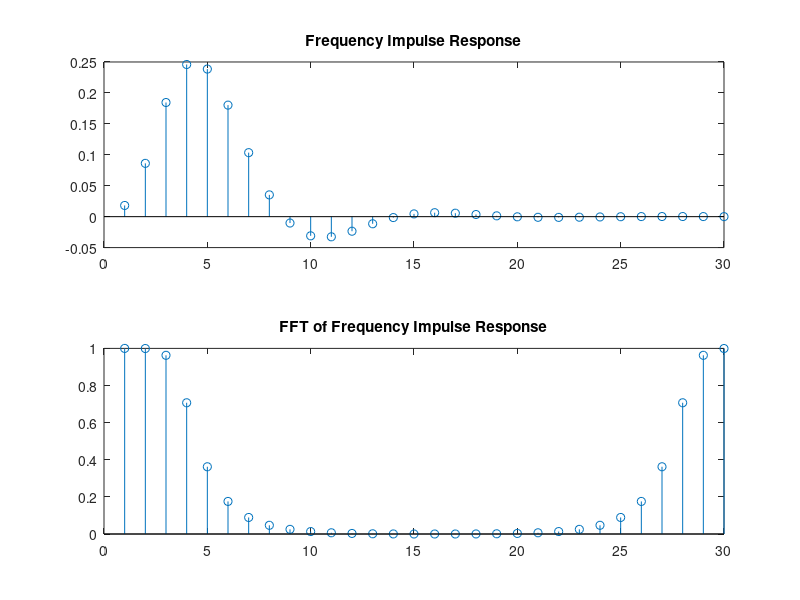
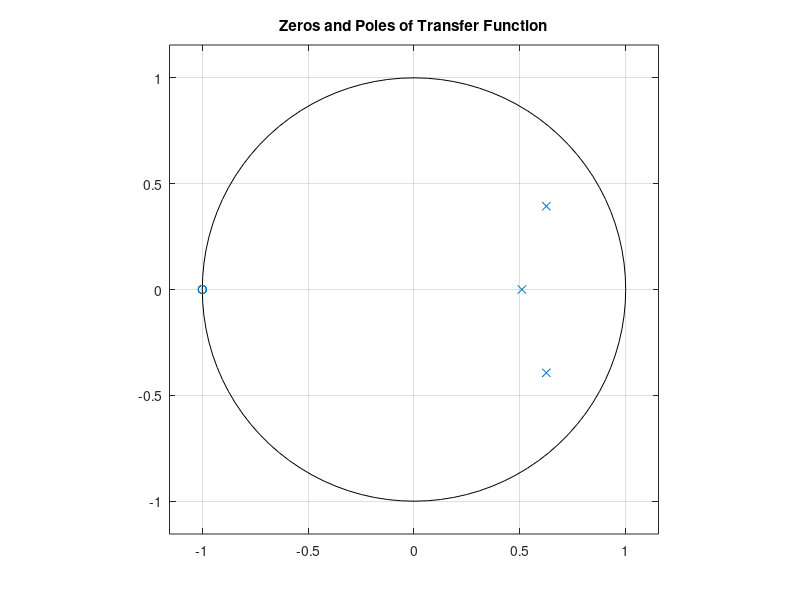
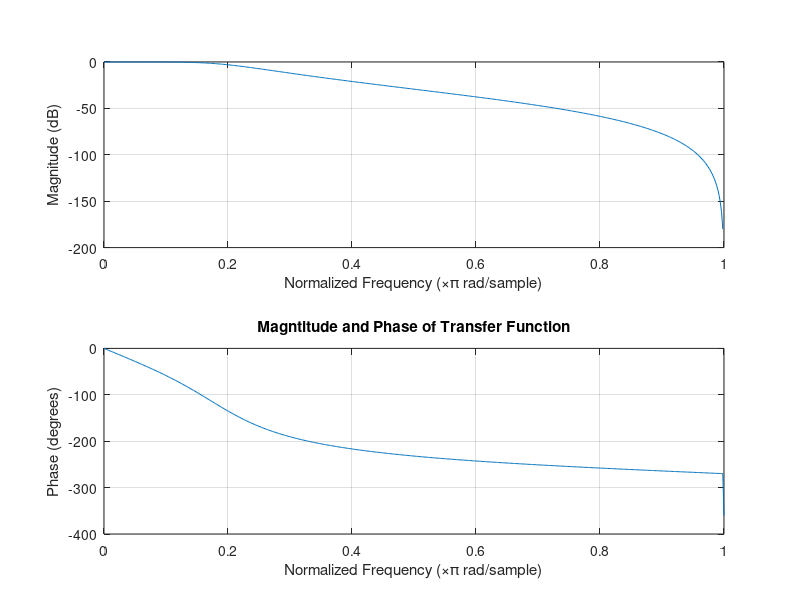
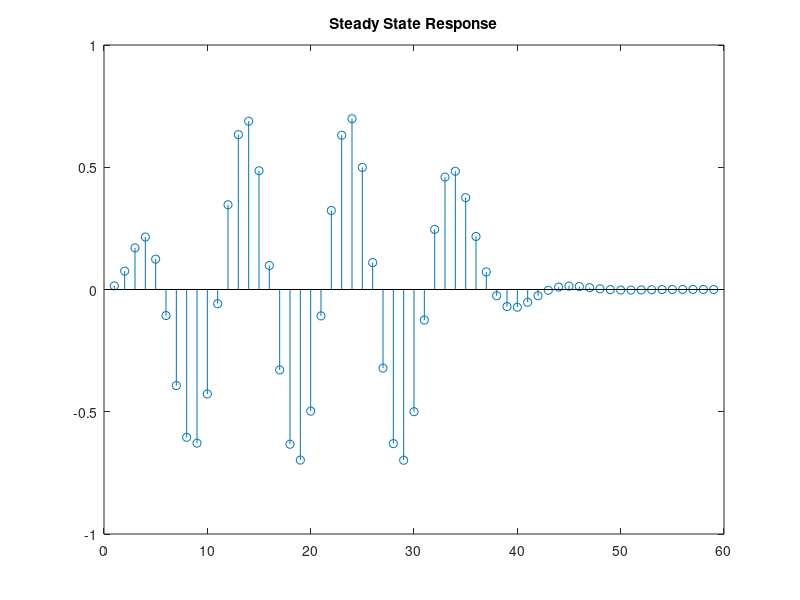

Reproduce these figures in MATLAB, in order. (Note: this script raises an error after producing the figures.)
%% PROBLEM3
clear all;
N=30;
Ns=1:30;
X=[1 zeros(1,29)];
Y(1)= 0.0181;
Y(2)= 0.086156;
Y(3)=0.1845
for i=4:N
    Y(i)=0.0181.*X(i)+0.0543.*X(i-1)+0.0543.*X(i-2)+0.0181.*X(i-3)+1.76.*Y(i-1)-1.1829.*Y(i-2)+0.2781.*Y(i-3);
end
figure(1)
H=Y;
subplot(2,1,1)
stem(Ns,H);
title('Frequency Impulse Response')
subplot(2,1,2)
stem(Ns,abs(fft(H)));
title('FFT of Frequency Impulse Response')
a=[1,-1.76,1.1829,-0.2781];
b=[0.0181,0.0543,0.0543,0.0181];
figure(2)
zplane(b,a);
title('Zeros and Poles of Transfer Function')
figure(3)
freqz(b,a);
title('Magntitude and Phase of Transfer Function')
%% it's causal and stable system
x=cos(0.2.*pi.*Ns);
y=conv(x,H);
figure(4)
stem(y);
title('Steady State Response')
Z=roots(b);
P=roots(a);
figure(5)
plot(real(Z),imag(Z),'O');
hold on
plot(real(P),imag(P),'x');
r=1;
angl=0:0.01:2*pi; 
xp=r*cos(angl);
yp=r*sin(angl);
hold on
plot(0+xp,0+yp,'b--');
title('Zeros and Poles of Transfer Function')
ang=0:pi/1023:pi;
for i=1:length(ang)
    hh(i)=(0.0181+0.0543.*exp(-1.*j.*ang(i))+0.0543.*exp(-2.*1.j.*ang(i))+0.0181.*(exp(-3.*1.j.*ang(i))))./(1-1.76.*exp(-1.*1.j.*ang(i))+1.1829.*exp(-2.*1.j.*ang(i))-0.2781.*exp(-3.*1.j.*ang(i)));
end

figure(6)
subplot(2,1,1)
ang=ang./pi;
plot(ang,20.*log10(abs(hh)));
title('Magnitude and phase Of Transfer Function')
[h_f, w_f] = freqz(b,a);
subplot(2,1,2)
plot(ang,rad2deg(angle(hh)));
title(' phase Of Transfer Function')
figure(7)
plot(ang,abs(hh),'b-o')
hold on
plot(w_f./pi,abs(h_f))
legend('my freqz','Matlab frez','r-*')
title('Magnitude of Frequency Impulse Response')


figure(8)
subplot(2,1,1)
stem(abs(fft(H))) 
subplot(2,1,2)
stem(angle(fft(H)))
title('The magnitude and phase frequency response of this filter (using fft.m)')
